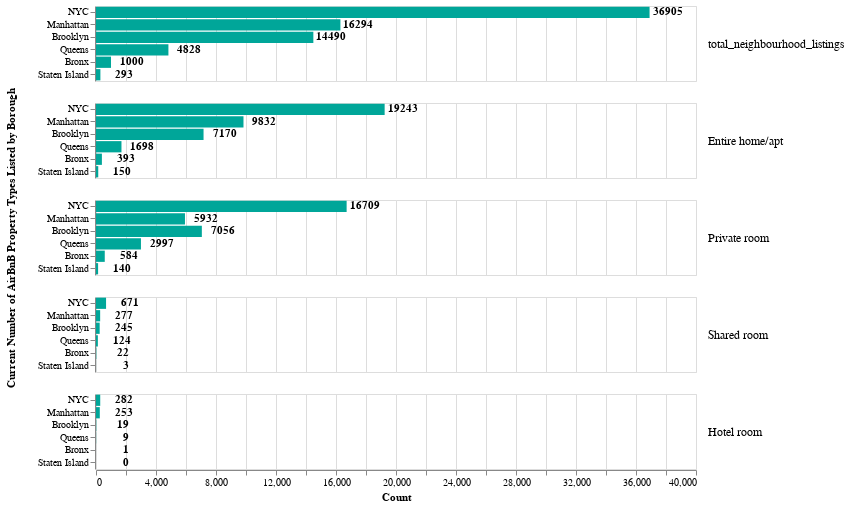

The notebook cell this image was saved under:
### Markdown cell above
Now we have counts of the number of different property types listed across the NYC Boroughs.

Altair is used to provide a faceted bar chart that visualizes this.

### Code cell
order = ['total_neighbourhood_listings','Entire home/apt', 'Private room', 'Shared room','Hotel room']

alt.themes.enable('fivethirtyeight')

bars1 = alt.Chart(nyc_listings_byborough).mark_bar(color='#00A699').encode(
    y=alt.Y("Borough:N", sort='-x', axis=alt.Axis(ticks=True, title='')),
    x=alt.X("Count:Q")
).properties(height=75, width=600)

#Create Text for the Labels
text = bars1.mark_text(
    align='right',
    baseline='middle',
    dx=33,  # Nudges text to right so it doesn't appear on top of the bar,
    color='black',
    fontWeight='bold'
).encode(
    # we'll use the percentage as the text
    text=alt.Text('Count:Q')
)

# Draw the chart.
alt.layer(bars1, text, data=nyc_listings_byborough
).facet(row=alt.Row('Listing_Type', sort=order, title='Current Number of AirBnB Property Types Listed by Borough',
        header=alt.Header(labelOrient='right',
        labelAngle=0,
        labelPadding=11,
        labelFontSize=12))
)

### Figure 1 — Vega-Lite specification as saved in the notebook (floating-point values rounded to 4 significant figures)
{"usermeta": {"embedOptions": {"theme": "fivethirtyeight"}}, "config": {"view": {"continuousWidth": 400, "continuousHeight": 300}}, "data": {"name": "data-8aa50bc2a1ebac3470421b7f0ce4c320"}, "facet": {"row": {"type": "nominal", "field": "Listing_Type", "header": {"labelAngle": 0, "labelFontSize": 12, "labelOrient": "right", "labelPadding": 11}, "sort": ["total_neighbourhood_listings", "Entire home/apt", "Private room", "Shared room", "Hotel room"], "title": "Current Number of AirBnB Property Types Listed by Borough"}}, "spec": {"layer": [{"mark": {"type": "bar", "color": "#00A699"}, "encoding": {"x": {"type": "quantitative", "field": "Count"}, "y": {"type": "nominal", "axis": {"ticks": true, "title": ""}, "field": "Borough", "sort": "-x"}}, "height": 75, "width": 600}, {"mark": {"type": "text", "align": "right", "baseline": "middle", "color": "black", "dx": 33, "fontWeight": "bold"}, "encoding": {"text": {"type": "quantitative", "field": "Count"}, "x": {"type": "quantitative", "field": "Count"}, "y": {"type": "nominal", "axis": {"ticks": true, "title": ""}, "field": "Borough", "sort": "-x"}}, "height": 75, "width": 600}]}, "$schema": "https://vega.github.io/schema/vega-lite/v4.8.1.json", "datasets": {"data-8aa50bc2a1ebac3470421b7f0ce4c320": [{"Borough": "Bronx", "Listing_Type": "Entire home/apt", "Count": 393.0}, {"Borough": "Brooklyn", "Listing_Type": "Entire home/apt", "Count": 7170.0}, {"Borough": "Manhattan", "Listing_Type": "Entire home/apt", "Count": 9832.0}, {"Borough": "Queens", "Listing_Type": "Entire home/apt", "Count": 1698.0}, {"Borough": "Staten Island", "Listing_Type": "Entire home/apt", "Count": 150.0}, {"Borough": "NYC", "Listing_Type": "Entire home/apt", "Count": 19240.0}, {"Borough": "Bronx", "Listing_Type": "Hotel room", "Count": 1.0}, {"Borough": "Brooklyn", "Listing_Type": "Hotel room", "Count": 19.0}, {"Borough": "Manhattan", "Listing_Type": "Hotel room", "Count": 253.0}, {"Borough": "Queens", "Listing_Type": "Hotel room", "Count": 9.0}, {"Borough": "Staten Island", "Listing_Type": "Hotel room", "Count": 0.0}, {"Borough": "NYC", "Listing_Type": "Hotel room", "Count": 282.0}, {"Borough": "Bronx", "Listing_Type": "Private room", "Count": 584.0}, {"Borough": "Brooklyn", "Listing_Type": "Private room", "Count": 7056.0}, {"Borough": "Manhattan", "Listing_Type": "Private room", "Count": 5932.0}, {"Borough": "Queens", "Listing_Type": "Private room", "Count": 2997.0}, {"Borough": "Staten Island", "Listing_Type": "Private room", "Count": 140.0}, {"Borough": "NYC", "Listing_Type": "Private room", "Count": 16710.0}, {"Borough": "Bronx", "Listing_Type": "Shared room", "Count": 22.0}, {"Borough": "Brooklyn", "Listing_Type": "Shared room", "Count": 245.0}, {"Borough": "Manhattan", "Listing_Type": "Shared room", "Count": 277.0}, {"Borough": "Queens", "Listing_Type": "Shared room", "Count": 124.0}, {"Borough": "Staten Island", "Listing_Type": "Shared room", "Count": 3.0}, {"Borough": "NYC", "Listing_Type": "Shared room", "Count": 671.0}, {"Borough": "Bronx", "Listing_Type": "total_neighbourhood_listings", "Count": 1000.0}, {"Borough": "Brooklyn", "Listing_Type": "total_neighbourhood_listings", "Count": 14490.0}, {"Borough": "Manhattan", "Listing_Type": "total_neighbourhood_listings", "Count": 16290.0}, {"Borough": "Queens", "Listing_Type": "total_neighbourhood_listings", "Count": 4828.0}, {"Borough": "Staten Island", "Listing_Type": "total_neighbourhood_listings", "Count": 293.0}, {"Borough": "NYC", "Listing_Type": "total_neighbourhood_listings", "Count": 36900.0}]}}
